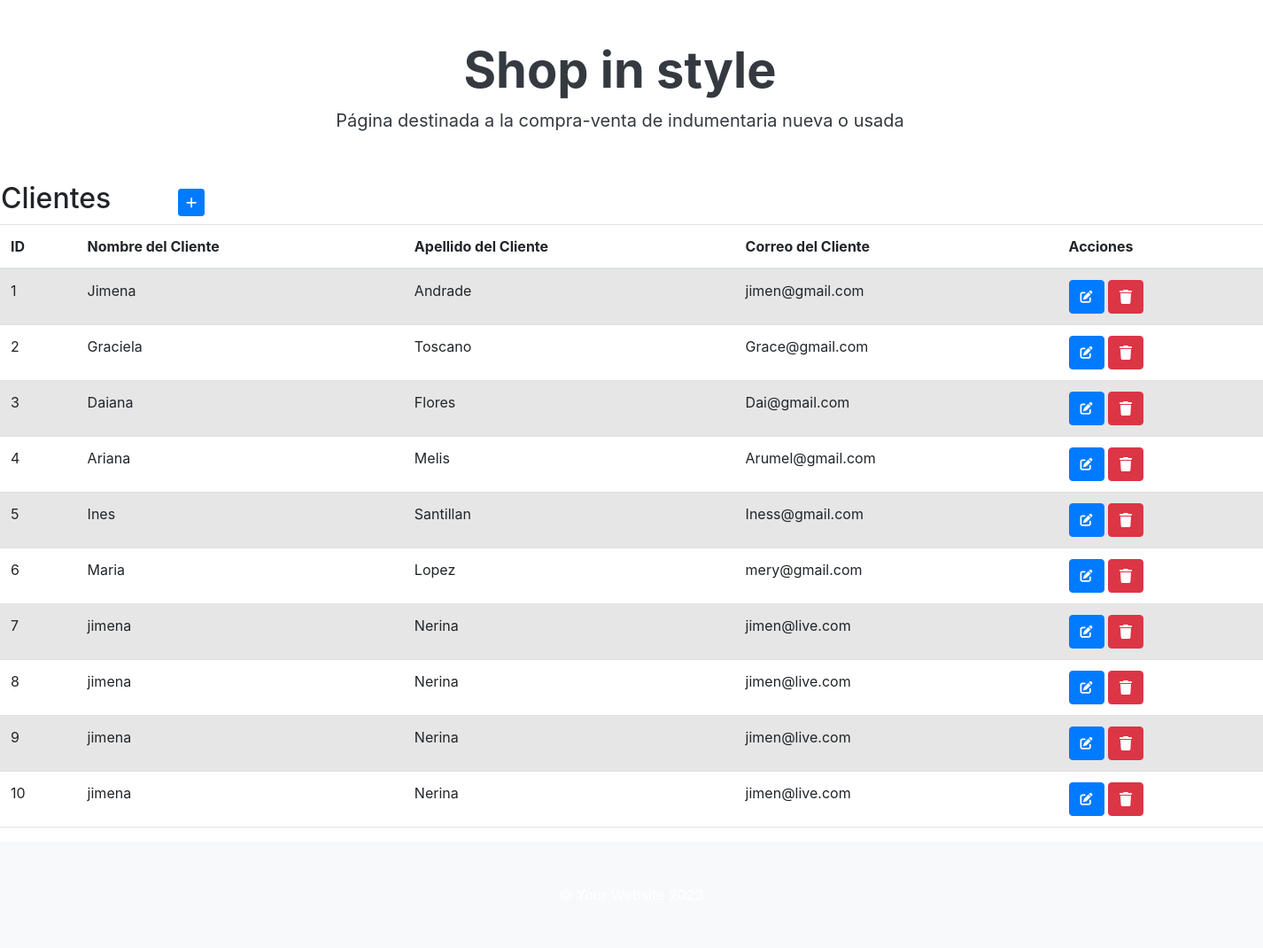
The app's page /clientes/ (signed in, lower part), older data.
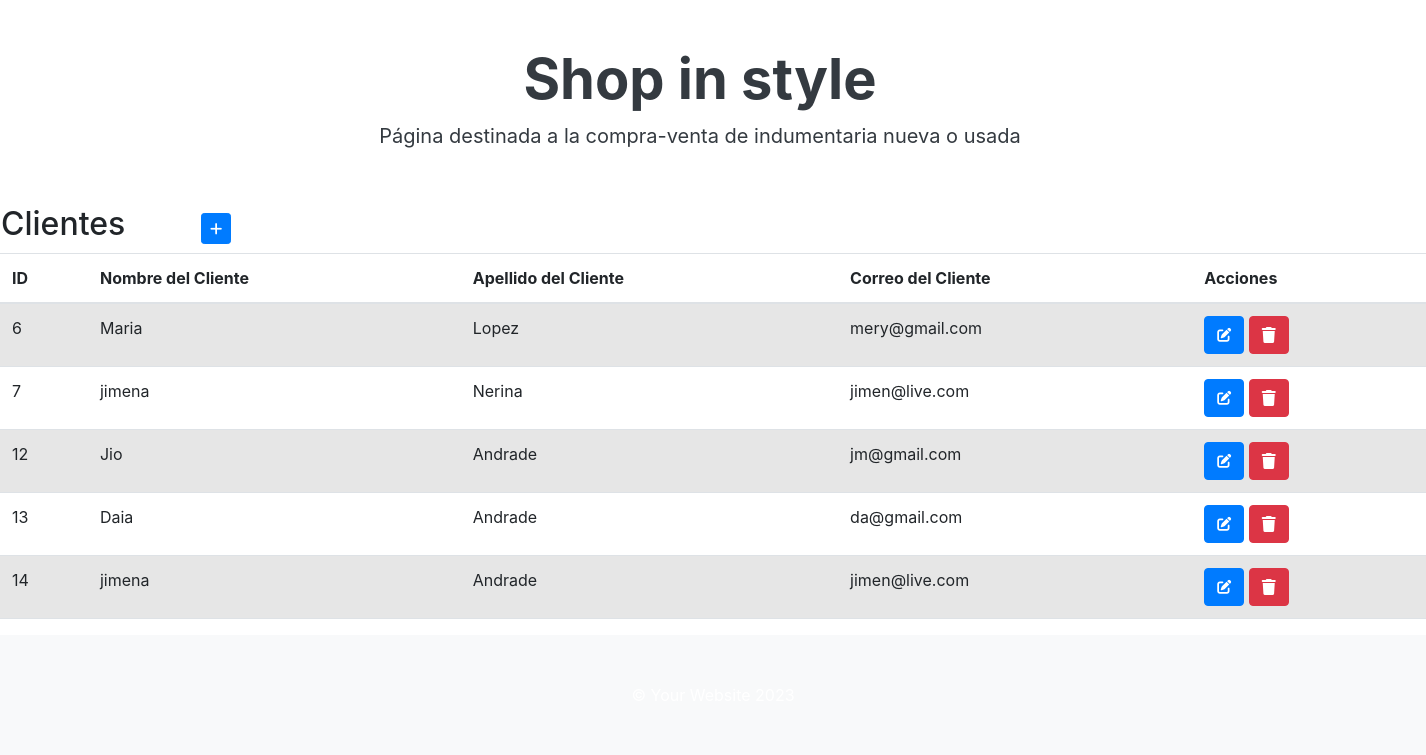
The same page, newer data.
### tiendaapp/models.py (models this page shows, shortened)
class Clientes(models.Model):
    nombre = models.CharField(max_length=100, blank=False)
    apellido = models.CharField(max_length=100, blank=False)
    correo = models.EmailField(blank=False)
    class Meta:
        verbose_name = "Cliente"
        verbose_name_plural = "Clientes"

### tiendaapp/views.py (the view)
# urls.py: path('clientes/', ClienteList.as_view(), name='clientes'),
class ClienteList(LoginRequiredMixin, ListView):
    model = Clientes

### tiendaapp/templates/tiendaapp/clientes_list.html (shortened to what this page needs)
{% extends 'tiendaapp/base.html' %}
{% load static %}
{% block contenido %}
<table>
    <tr>
        <td width="200"><h2>Clientes</h2></td>
        <td>
            <a
            href="{% url 'create_cliente' %}"
            class="btn btn-primary btn-sm"
            ><i class="fa-solid fa-plus" title="New Record"> </i>
            </a>
        </td>
    </tr>
</table>
<table class="table table-striped">
    <thead>
        <tr>
            <th>ID</th>
            <th>Nombre del Cliente</th>
            <th>Apellido del Cliente</th>
            <th>Correo del Cliente</th>
            <th>Acciones</th>
        </tr>
    </thead>
    <tbody>
{% for c in clientes_list %}
        <tr>
            <td>{{c.id}}</td>
            <td>{{c.nombre}}</td>
            <td>{{c.apellido}}</td>
            <td>{{c.correo}}</td>
            <td>
                <a
                  href="{% url 'update_cliente' c.id %}"
                  class="btn btn-primary"
                  style="--bs-btn-padding-y: .25rem; --bs-btn-padding-x: .5rem; --bs-btn-font-size: .75rem;">
                  <i class= "fa fa-edit fa-sm" title="Edit Record"></i>
                </a>
                <a
                  href="{% url 'delete_cliente' c.id %}"
                  class="btn btn-danger"
                  style="--bs-btn-padding-y: .25rem; --bs-btn-padding-x: .5rem; --bs-btn-font-size: .75rem;">
                  <i class="fa-solid fa-trash"></i>
                </a>
            </td>
        </tr>
{% endfor %}
    </tbody>
</table>
{% endblock contenido %}

Row changes from the older to the newer data that the page shows:
removed Clientes: id "1", nombre "Jimena", apellido "Andrade", correo "jimen@gmail.com"
removed Clientes: id "2", nombre "Graciela", apellido "Toscano", correo "Grace@gmail.com"
removed Clientes: id "3", nombre "Daiana", apellido "Flores", correo "Dai@gmail.com"
removed Clientes: id "4", nombre "Ariana", apellido "Melis", correo "Arumel@gmail.com"
removed Clientes: id "5", nombre "Ines", apellido "Santillan", correo "Iness@gmail.com"
removed Clientes: id "8", nombre "jimena", apellido "Nerina", correo "jimen@live.com"
removed Clientes: id "9", nombre "jimena", apellido "Nerina", correo "jimen@live.com"
removed Clientes: id "10", nombre "jimena", apellido "Nerina", correo "jimen@live.com"
added Clientes: id "12", nombre "Jio", apellido "Andrade", correo "jm@gmail.com"
added Clientes: id "13", nombre "Daia", apellido "Andrade", correo "da@gmail.com"
added Clientes: id "14", nombre "jimena", apellido "Andrade", correo "jimen@live.com"
